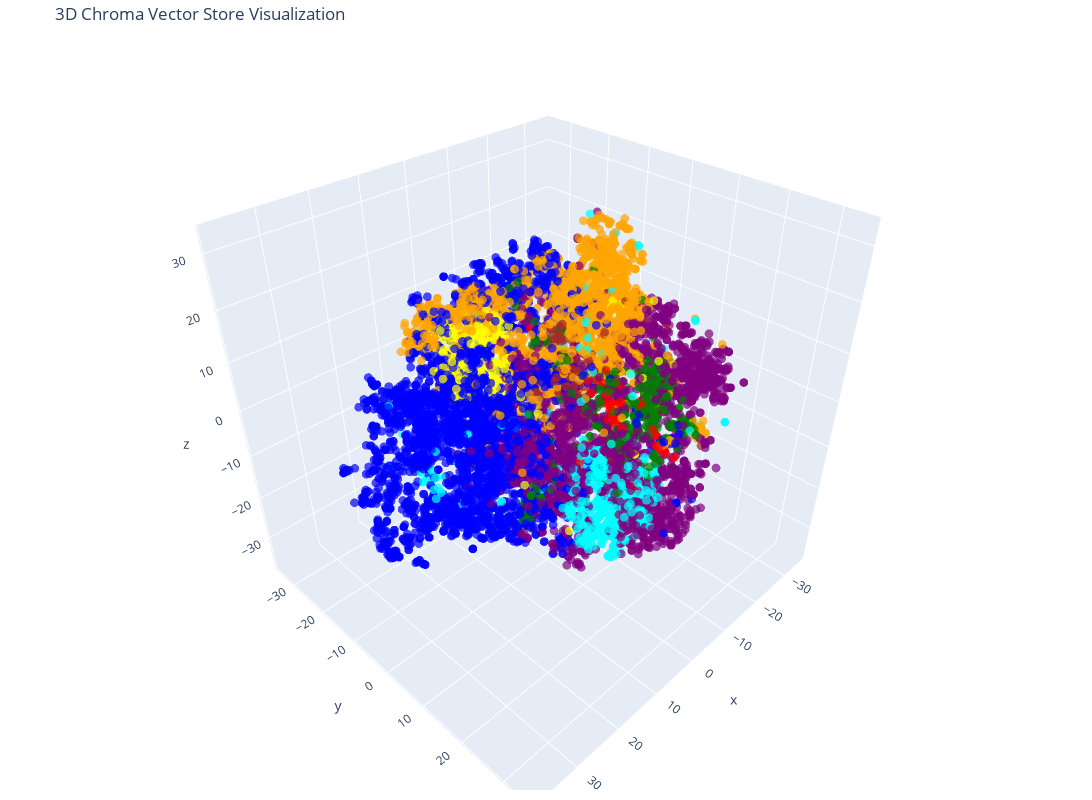

Notebook code cell kept with this figure:
### Code cell
# Create the 3D scatter plot
fig = go.Figure(data=[go.Scatter3d(
    x=reduced_vectors[:, 0],
    y=reduced_vectors[:, 1],
    z=reduced_vectors[:, 2],
    mode='markers',
    marker=dict(size=3, color=colors, opacity=0.7),
)])

fig.update_layout(
    title='3D Chroma Vector Store Visualization',
    scene=dict(xaxis_title='x', yaxis_title='y', zaxis_title='z'),
    width=1200,
    height=800,
    margin=dict(r=20, b=10, l=10, t=40)
)

fig.show()

### Figure 1 — Plotly figure (JSON) as saved in the notebook; plotly's stock layout.template omitted (floating-point values rounded to 4 significant figures; data arrays with more than 128 entries replaced by an {"elided": "..."} marker saying what was removed)
{"data": [{"marker": {"color": {"elided": "10000 str values"}, "opacity": 0.7, "size": 3}, "mode": "markers", "type": "scatter3d", "x": {"elided": "10000 float values"}, "y": {"elided": "10000 float values"}, "z": {"elided": "10000 float values"}}], "layout": {"height": 800, "margin": {"b": 10, "l": 10, "r": 20, "t": 40}, "scene": {"xaxis": {"title": {"text": "x"}}, "yaxis": {"title": {"text": "y"}}, "zaxis": {"title": {"text": "z"}}}, "title": {"text": "3D Chroma Vector Store Visualization"}, "width": 1200}}
